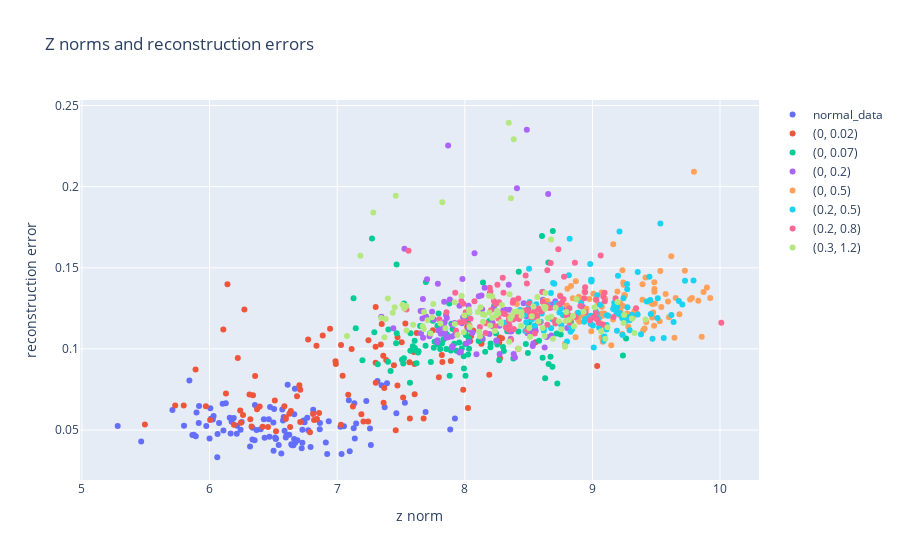

Source (notebook cell):
### Code cell
print("Pearson %.3f, p-val %.2f" % pearsonr(z_distances, recon_errs))
print("Spearman %.3f, p-val %.2f" % spearmanr(z_distances, recon_errs))

plot_scatter(
    z_distances, recon_errs, ds_lens=[len(dl) for dl in dataloaders],
    ds_names=["normal_data"] + [str(el) for el in loc_scale_pairs],
    title="Z norms and reconstruction errors"
)
